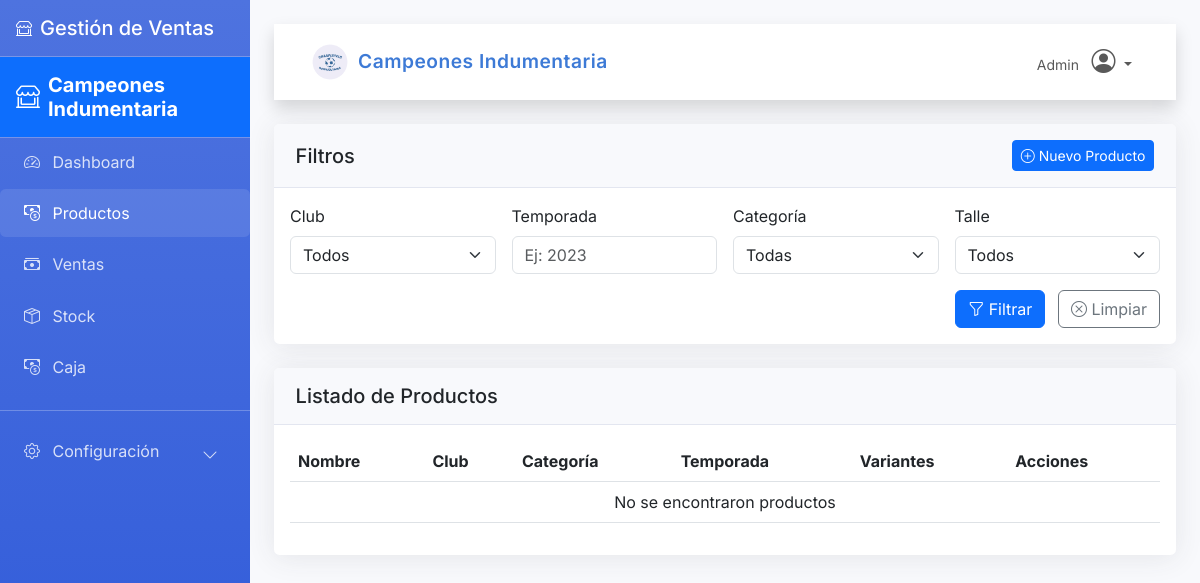
The page /productos/ (signed in) on the database as committed earlier.
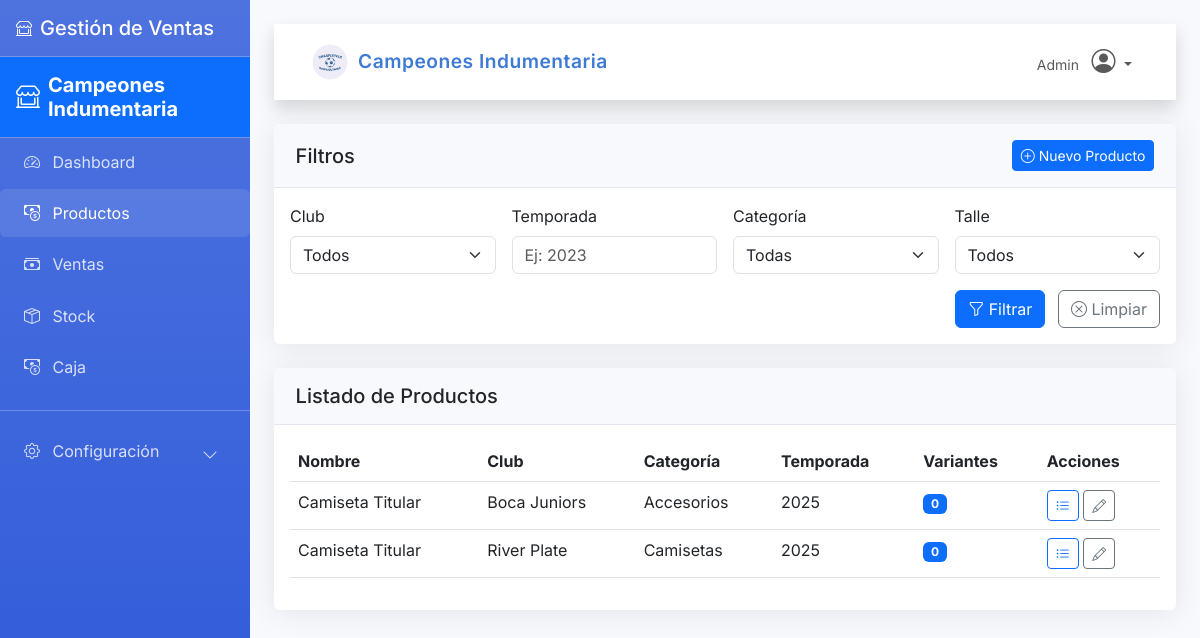
The same page on the database as committed later.
### models.py (models this page shows)
class Producto(db.Model):
    __tablename__ = 'productos'
    id = db.Column(db.Integer, primary_key=True)
    nombre = db.Column(db.String(100), nullable=False)
    club_id = db.Column(db.Integer, db.ForeignKey('clubes.id'), nullable=False)
    categoria_id = db.Column(db.Integer, db.ForeignKey('categorias.id'), nullable=False)
    temporada = db.Column(db.String(10), nullable=False)
    descripcion = db.Column(db.Text)
    precio = db.Column(db.Float)
    imagen_principal = db.Column(db.String(100))
    activo = db.Column(db.Boolean, default=True)
    fecha_creacion = db.Column(db.DateTime, default=datetime.utcnow)
    club = db.relationship('Club', back_populates='productos')
    categoria = db.relationship('Categoria', back_populates='productos')
    variantes = db.relationship('Variante', back_populates='producto', cascade='all, delete-orphan')

class Club(db.Model):
    __tablename__ = 'clubes'
    id = db.Column(db.Integer, primary_key=True)
    nombre = db.Column(db.String(50), unique=True, nullable=False)
    liga = db.Column(db.String(50))
    logo = db.Column(db.String(100))
    productos = db.relationship('Producto', back_populates='club', cascade='all, delete-orphan')

class Categoria(db.Model):
    __tablename__ = 'categorias'
    id = db.Column(db.Integer, primary_key=True)
    nombre = db.Column(db.String(50), unique=True, nullable=False)
    descripcion = db.Column(db.String(200))
    productos = db.relationship('Producto', back_populates='categoria', cascade='all, delete-orphan')

### routes/productos.py (the view)
@bp.route('/')
@login_required
def listar():
    club_id = request.args.get('club')
    temporada = request.args.get('temporada')
    categoria_id = request.args.get('categoria')
    talle = request.args.get('talle')
    query = Producto.query
    if club_id:
        query = query.filter_by(club_id=club_id)
    if temporada:
        query = query.filter_by(temporada=temporada)
    if categoria_id:
        query = query.filter_by(categoria_id=categoria_id)
    if talle:
        query = query.join(Variante).filter(Variante.talle == talle)
    productos = query.order_by(Producto.nombre).all()
    clubes = Club.query.order_by(Club.nombre).all()
    categorias = Categoria.query.order_by(Categoria.nombre).all()
    talles = db.session.query(Variante.talle).distinct().all()
    return render_template('productos/listar.html',
                        productos=productos,
                        clubes=clubes,
                        categorias=categorias,
                        talles=[t[0] for t in talles],
                        filtros={
                            'club': club_id,
                            'temporada': temporada,
                            'categoria': categoria_id,
                            'talle': talle
                        })

### templates/productos/listar.html (shortened to what this page needs)
{% extends "base.html" %}
{% block content %}
<div class="card mb-4">
    <div class="card-header d-flex justify-content-between align-items-center">
        <h5 class="mb-0">Filtros</h5>
        <a href="{{ url_for('productos.crear') }}" class="btn btn-primary btn-sm">
            <i class="bi bi-plus-circle"></i> Nuevo Producto
        </a>
    </div>
    <div class="card-body">
        <form method="get" action="{{ url_for('productos.listar') }}">
            <div class="row g-3">
                <div class="col-md-3">
                    <label for="club" class="form-label">Club</label>
                    <select class="form-select" id="club" name="club">
                        <option value="">Todos</option>
                    </select>
                </div>
                <div class="col-md-3">
                    <label for="temporada" class="form-label">Temporada</label>
                    <input type="text" class="form-control" id="temporada" name="temporada" value="{{ filtros.temporada or '' }}" placeholder="Ej: 2023">
                </div>
                <div class="col-md-3">
                    <label for="categoria" class="form-label">Categoría</label>
                    <select class="form-select" id="categoria" name="categoria">
                        <option value="">Todas</option>
                    </select>
                </div>
                <div class="col-md-3">
                    <label for="talle" class="form-label">Talle</label>
                    <select class="form-select" id="talle" name="talle">
                        <option value="">Todos</option>
                    </select>
                </div>
                <div class="col-md-12 text-end">
                    <button type="submit" class="btn btn-primary me-2">
                        <i class="bi bi-funnel"></i> Filtrar
                    </button>
                    <a href="{{ url_for('productos.listar') }}" class="btn btn-outline-secondary">
                        <i class="bi bi-x-circle"></i> Limpiar
                    </a>
                </div>
            </div>
        </form>
    </div>
</div>
<div class="card">
    <div class="card-header">
        <h5 class="mb-0">Listado de Productos</h5>
    </div>
    <div class="card-body">
        <div class="table-responsive">
            <table class="table table-hover">
                <thead>
                    <tr>
                        <th>Nombre</th>
                        <th>Club</th>
                        <th>Categoría</th>
                        <th>Temporada</th>
                        <th>Variantes</th>
                        <th>Acciones</th>
                    </tr>
                </thead>
                <tbody>
                    {% for producto in productos %}
                    <tr>
                        <td>{{ producto.nombre }}</td>
                        <td>{{ producto.club.nombre }}</td>
                        <td>{{ producto.categoria.nombre }}</td>
                        <td>{{ producto.temporada }}</td>
                        <td>
                            <span class="badge bg-primary">{{ producto.variantes|length }}</span>
                        </td>
                        <td>
                            <a href="{{ url_for('productos.agregar_variantes', producto_id=producto.id) }}" class="btn btn-sm btn-outline-primary" title="Variantes">
                                <i class="bi bi-list-ul"></i>
                            </a>
                            <a href="#" class="btn btn-sm btn-outline-secondary" title="Editar">
                                <i class="bi bi-pencil"></i>
                            </a>
                        </td>
                    </tr>
                    {% else %}
                    <tr>
                        <td colspan="6" class="text-center">No se encontraron productos</td>
                    </tr>
                    {% endfor %}
                </tbody>
            </table>
        </div>
    </div>
</div>
{% endblock %}

Rows that differ between the two databases and show on the page:
added Producto: nombre "Camiseta Titular", club.nombre "Boca Juniors", categoria.nombre "Accesorios", temporada "2025", variantes|length "0"
added Producto: nombre "Camiseta Titular", club.nombre "River Plate", categoria.nombre "Camisetas", temporada "2025", variantes|length "0"
Other text that changed with them:
text no longer shown: "No se encontraron productos"
